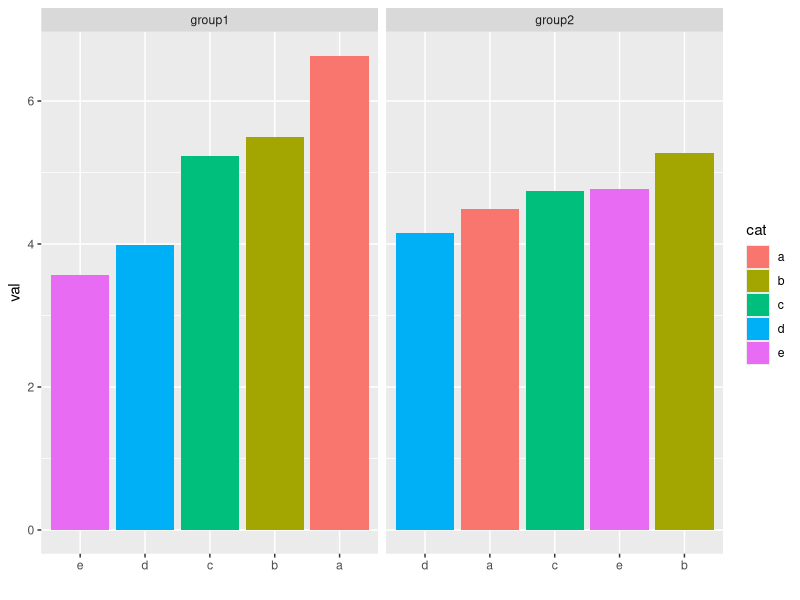

Here is the R script that generated this plot:
## ---- chunk 1
suppressMessages({library(ggplot2)})

# make fake data
df = data.frame(val = rnorm(10, mean=5),
                cat = gl(5, 2, labels = letters[1:5, drop=T]),
                group = gl(2, 1, 10, labels = c("group1", "group2")))

# combine cat and group into a new factor called group.cat
df = transform(df, group.cat = factor(paste(group, cat)))

# reorder the levels of group.cat by the increasing order of val
df = transform(df, group.cat = reorder(group.cat, rank(val)))

# make barplot
ggplot(df, aes(group.cat, val)) +
        geom_bar(aes(fill = cat), stat = "identity") +
        facet_grid(. ~ group, scales = "free_x") +
        scale_x_discrete(labels=df$cat, breaks=df$group.cat) + 
        labs(x = "", size=2)
